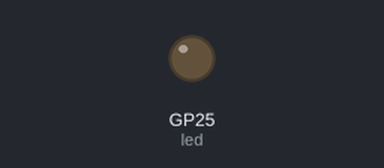
The program below on a simulated Raspberry Pi Pico running MicroPython. Parts: output pins drawn as LEDs (lit = HIGH). WiFi joins after 1.5 s; what the program prints to the serial console is not drawn.

Above: at 0.1 s.
At 2.1 s:
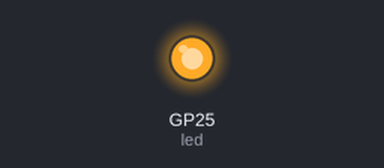
Timing chart, 0 to 3.6 s (numbered marks = the images above):
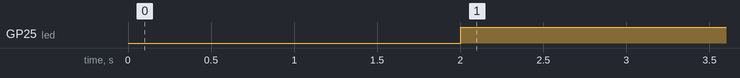

Measured:
- by itself, GP25 (led): LOW → HIGH at 2.0 s

The program:

clientMain.py
```python
import urequests
import network
from time import sleep
from machine import Pin

led = Pin("LED", Pin.OUT)

ssid = "PicoWAccessPoint"
password = "1234567890"

def connect():
    wlan = network.WLAN(network.STA_IF)
    wlan.active(True)
    wlan.connect(ssid, password)

    tries = 0
    while not wlan.isconnected() and wlan.status() >= 0:
        print("Waiting to connect:")
        sleep(1)
        tries += 1

        if (tries == 10):
            raise RuntimeError("Unable to connect")

    if (wlan.isconnected()):
        print(f"connected, ip adress: {wlan.ifconfig()}")

def sendServerMessage(mes):
    r = urequests.get(f"http://192.168.4.1/light/{mes}") # default gateway of Pico W access point is 192.168.4.1
    print(r.content)
    r.close()

def main():
    # attempt connection
    while True:
        try:
            connect()
        except RuntimeError:
            print("Connection failed, trying again in 10 seconds")
            sleep(10)
            continue
        finally:
            led.on()

    # play with leds
    while True:
        sendServerMessage("on")
        led.off()
        sleep(1)
        sendServerMessage("off")
        led.on()
        sleep(1)

main()
```
